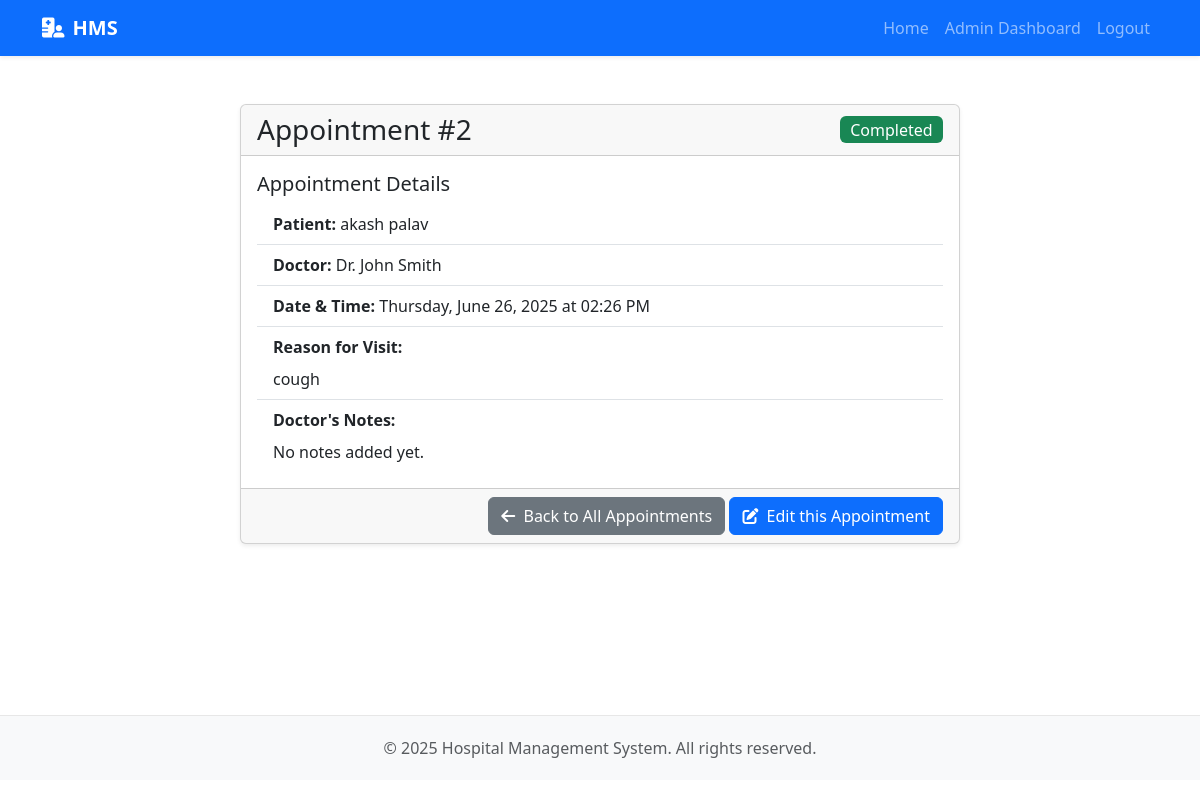
Page /admin/appointment/view/2 (signed in) on the committed database.
### app/models.py (models this page shows, shortened)
class Appointment(db.Model):
    id = db.Column(db.Integer, primary_key=True)
    patient_id = db.Column(db.Integer, db.ForeignKey('patient.id'), nullable=False)
    doctor_id = db.Column(db.Integer, db.ForeignKey('doctor.id'), nullable=False)
    appointment_date = db.Column(db.DateTime, nullable=False)
    reason = db.Column(db.Text)
    notes = db.Column(db.Text) # This field will be used by doctors
    status = db.Column(db.String(20), default='Scheduled')  # Scheduled, Completed, Cancelled
    created_at = db.Column(db.DateTime, default=datetime.utcnow)

class Patient(db.Model):
    id = db.Column(db.Integer, primary_key=True)
    user_id = db.Column(db.Integer, db.ForeignKey('user.id'))
    first_name = db.Column(db.String(50), nullable=False)
    last_name = db.Column(db.String(50), nullable=False)
    date_of_birth = db.Column(db.Date, nullable=False)
    gender = db.Column(db.String(10))
    blood_group = db.Column(db.String(5))
    contact_number = db.Column(db.String(20))
    email = db.Column(db.String(120))
    address = db.Column(db.Text)
    registration_date = db.Column(db.DateTime, nullable=False, default=datetime.utcnow)
    appointments = db.relationship('Appointment', backref='patient', lazy='dynamic')
    @property
    def full_name(self):
        return f"{self.first_name} {self.last_name}"

class Doctor(db.Model):
    id = db.Column(db.Integer, primary_key=True)
    user_id = db.Column(db.Integer, db.ForeignKey('user.id'), unique=True, nullable=True)
    first_name = db.Column(db.String(50), nullable=False)
    last_name = db.Column(db.String(50), nullable=False)
    specialization = db.Column(db.String(100), nullable=False)
    contact_number = db.Column(db.String(20))
    email = db.Column(db.String(120))
    is_available = db.Column(db.Boolean, default=True)
    appointments = db.relationship('Appointment', backref='doctor', lazy='dynamic')
    @property
    def full_name(self):
        return f"{self.first_name} {self.last_name}"

### app/routes/admin_routes.py (the view)
@admin_bp.route('/appointment/view/<int:appointment_id>')
@login_required
@admin_required
def view_appointment(appointment_id):
    appointment = Appointment.query.get_or_404(appointment_id)
    return render_template('admin/view_appointment.html', appointment=appointment)

### app/models.py (called while the page is built)
@login_manager.user_loader
def load_user(id):
    return User.query.get(int(id))

### app/routes/admin_routes.py (called while the page is built)
def admin_required(f):
    @wraps(f)
    def decorated_function(*args, **kwargs):
        if not current_user.is_admin:
            flash('You do not have permission to access this page.', 'danger')
            return redirect(url_for('auth.login'))
        return f(*args, **kwargs)
    return decorated_function

### app/templates/admin/view_appointment.html (shortened to what this page needs)
{% extends "base.html" %}
{% block content %}
<div class="container mt-4">
    <div class="row justify-content-center">
        <div class="col-md-8">
            <div class="card shadow-sm">
                <div class="card-header d-flex justify-content-between align-items-center">
                    <h3 class="mb-0">Appointment #{{ appointment.id }}</h3>
                    <span class="badge {% if appointment.status == 'Scheduled' %}bg-primary{% elif appointment.status == 'Completed' %}bg-success{% elif appointment.status == 'Cancelled' %}bg-danger{% else %}bg-secondary{% endif %} fs-6">
                        {{ appointment.status }}
                    </span>
                </div>
                <div class="card-body">
                    <h5 class="card-title">Appointment Details</h5>
                    <ul class="list-group list-group-flush">
                        <li class="list-group-item"><strong>Patient:</strong> {{ appointment.patient.full_name }}</li>
                        <li class="list-group-item"><strong>Doctor:</strong> Dr. {{ appointment.doctor.full_name }}</li>
                        <li class="list-group-item"><strong>Date & Time:</strong> {{ appointment.appointment_date.strftime('%A, %B %d, %Y at %I:%M %p') }}</li>
                        <li class="list-group-item">
                            <strong>Reason for Visit:</strong>
                            <p class="mt-2 mb-0">{{ appointment.reason }}</p>
                        </li>
                        <li class="list-group-item">
                            <strong>Doctor's Notes:</strong>
                            <p class="mt-2 mb-0">{{ appointment.notes if appointment.notes else 'No notes added yet.' }}</p>
                        </li>
                    </ul>
                </div>
                <div class="card-footer text-end">
                    <a href="{{ url_for('admin.manage_appointments') }}" class="btn btn-secondary">
                        <i class="fas fa-arrow-left me-1"></i> Back to All Appointments
                    </a>
                    <a href="{{ url_for('admin.edit_appointment', appointment_id=appointment.id) }}" class="btn btn-primary">
                        <i class="fas fa-edit me-1"></i> Edit this Appointment
                    </a>
                </div>
            </div>
        </div>
    </div>
</div>
{% endblock %}

### app/static/css/style.css (style rules this page uses)
body { padding-bottom: 20px; }
.card { box-shadow: 0 0.125rem 0.25rem rgba(0, 0, 0, 0.075); margin-bottom: 1.5rem; }
.card-header { font-weight: 500; }
.badge { font-weight: 500; padding: 0.35em 0.65em; }

### app/templates/base.html (style rules this page uses)
body { display: flex; flex-direction: column; min-height: 100vh; }

### rows in the picture
Appointment: id "2", status "Completed", appointment_date "Thursday, June 26, 2025 at 02:26 PM", reason "cough", notes "No notes added yet."
Patient: patient.full_name "akash palav"
Doctor: doctor.full_name "John Smith"
